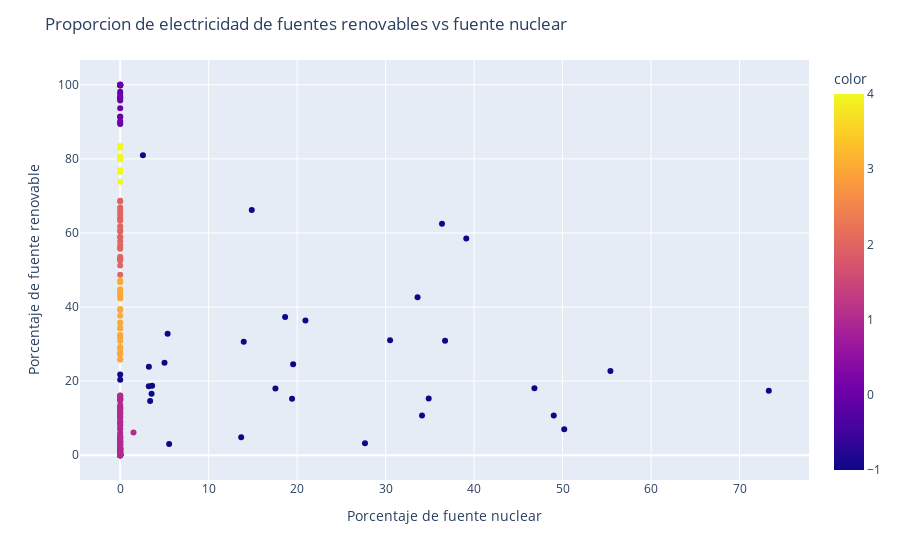

Here is the notebook cell this chart was saved with:
### Markdown cell above
Podemos agrupar los países del mundo según su dependencia de las fuentes fósiles para electricidad. <br>
Magenta (cluster0) --> Totalmente dependiente de fuentes fósiles <br>
Naranja (cluster4) --> Fuertemente dependiente de fuentes fósiles <br>
Rojo (cluster2) --> Moderadamente dependiente de fuentes fósiles <br>
Amarillo (cluster3) --> Levemente dependiente de fuentes fósiles <br>
Violeta (cluster1) --> En camino a independencia de fuentes fósiles<br>

### Code cell
fig = px.scatter(x=df["nuclear_share_elec"], y=df["renewables_share_elec"], color=df['cluster'])
fig.update_layout(xaxis_title="Porcentaje de fuente nuclear",yaxis_title="Porcentaje de fuente renovable",)
fig.update_layout(title="Proporcion de electricidad de fuentes renovables vs fuente nuclear",)
fig.show()

### Figure 1 — Plotly figure (JSON) as saved in the notebook; plotly's stock layout.template omitted (floating-point values rounded to 4 significant figures; data arrays with more than 128 entries replaced by an {"elided": "..."} marker saying what was removed)
{"data": [{"hovertemplate": "x=%{x}<br>y=%{y}<br>color=%{marker.color}<extra></extra>", "legendgroup": "", "marker": {"color": {"elided": "203 int values"}, "coloraxis": "coloraxis", "symbol": "circle"}, "mode": "markers", "name": "", "orientation": "v", "showlegend": false, "type": "scatter", "x": {"elided": "203 float values"}, "xaxis": "x", "y": {"elided": "203 float values"}, "yaxis": "y"}], "layout": {"coloraxis": {"colorbar": {"title": {"text": "color"}}, "colorscale": [[0, "#0d0887"], [0.1111, "#46039f"], [0.2222, "#7201a8"], [0.3333, "#9c179e"], [0.4444, "#bd3786"], [0.5556, "#d8576b"], [0.6667, "#ed7953"], [0.7778, "#fb9f3a"], [0.8889, "#fdca26"], [1, "#f0f921"]]}, "legend": {"tracegroupgap": 0}, "margin": {"t": 60}, "title": {"text": "Proporcion de electricidad de fuentes renovables vs fuente nuclear"}, "xaxis": {"anchor": "y", "domain": [0, 1], "title": {"text": "Porcentaje de fuente nuclear"}}, "yaxis": {"anchor": "x", "domain": [0, 1], "title": {"text": "Porcentaje de fuente renovable"}}}}
